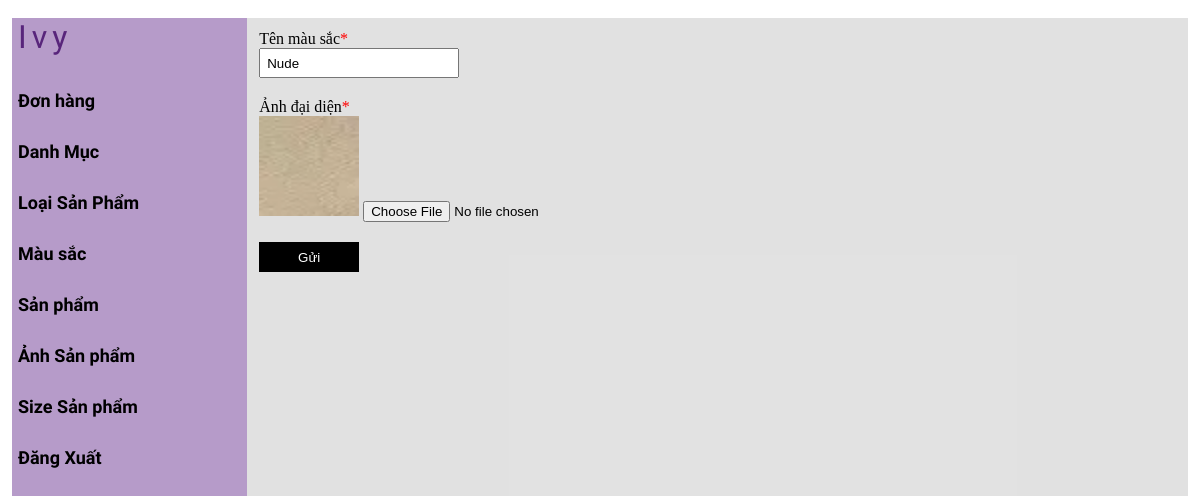
Screenshot of /ivymoda/admin/coloredit.php?color_id=3 (signed in) with the database file from the repository.
### tables this page shows
CREATE TABLE `tbl_color` (
  `color_id` int(11) NOT NULL,
  `color_ten` varchar(255) NOT NULL,
  `color_anh` varchar(255) NOT NULL
);

### ivymoda/admin/lib/database.php (called while the page is built, shortened)
<?php
Class Database{
   public $host   = DB_HOST;
   public $user   = DB_USER;
   public $pass   = DB_PASS;
   public $dbname = DB_NAME;
   public $link;
private function connectDB(){
   $this->link = new mysqli($this->host, $this->user, $this->pass,
    $this->dbname);
 }
public function select($query){
  mysqli_set_charset($this->link,'UTF8');
  $result = $this->link->query($query) or
   die($this->link->error.__LINE__);
  if($result->num_rows > 0){
    return $result;
  } else {
    return false;
  }
 }
}

### ivymoda/admin/class/brand_class.php (called while the page is built, shortened)
<?php
class brand
{
   private $db;
   public function __construct()
   {
       $this ->db = new Database();
   }
   public function get_color($color_id){
        $query = "SELECT * FROM tbl_color WHERE color_id = '$color_id'";
        $result = $this -> db ->select($query);
        return $result;
   }
   }
?>

### ivymoda/admin/coloredit.php (the view, shortened to what this page needs)
<?php
include "header.php";
include "leftside.php";
?>
<?php
$brand = new brand;
if (isset($_GET['color_id'])|| $_GET['color_id']!=NULL){
    $color_id = $_GET['color_id'];
    }
    $get_color = $brand -> get_color($color_id);
    if($get_color){$resul = $get_color ->fetch_assoc();}
?>
        <div class="admin-content-right">
            <div class="subcartegory-add-content">
                <form action="" method="POST" enctype="multipart/form-data">
                    <label for="">Tên màu sắc<span style="color: red;">*</span></label> <br>
                    <input value="<?php echo $resul['color_ten'] ?>" class="subcartegory-input" type="text" name="color_ten"> <br>
                    <label for="">Ảnh đại diện<span style="color: red;">*</span></label> <br>
                    <img style="width: 100px; height: 100px" src="uploads/<?php echo $resul['color_anh'] ?>" alt="">
                    <input required type="file" name="color_anh"> <br>
                    <button class="admin-btn" type="submit">Gửi</button>
                </form>
            </div>
        </div>
    </section>
</body>
</html>

### ivymoda/admin/css/style.css (style rules this page uses)
:root { --maincolor: #58257B; --subcolor: #A083B4; }
* { padding: 0; margin: 0; box-sizing: border-box; }
.admin-content-right { width: 80%; background-color: #dddd; padding: 12px 12px; height: 100vh; overflow-y: scroll; }
.admin-btn { display: block; width: 100px; height: 30px; cursor: pointer; background-color: black; color: #fff; border: none; margin-top: 20px; }
.subcartegory-input { outline: none; padding-left: 6px; height: 30px; margin-bottom: 20px; width: 200px; }

### rows the page displays
tbl_color: color_ten "Nude", color_anh (picture)
